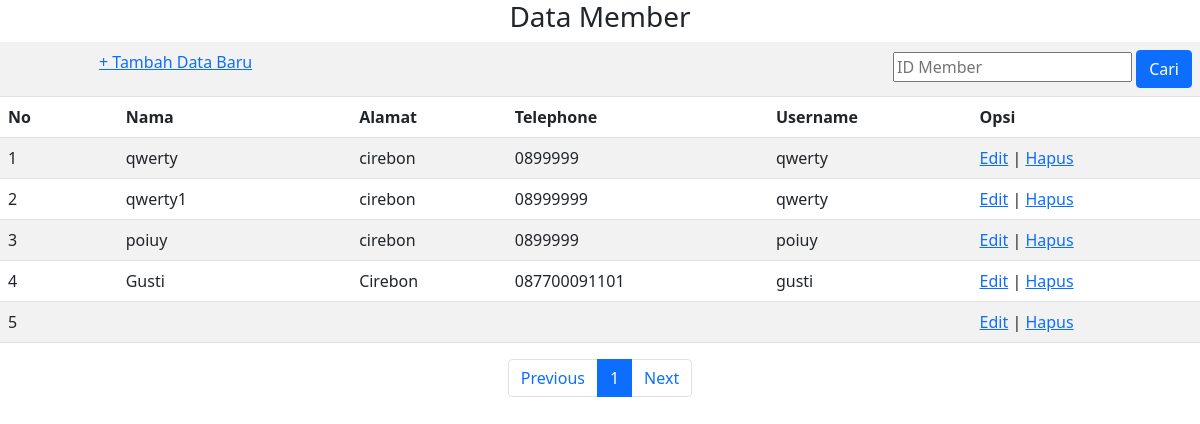
/perpustakaan/Member/index.php, run on the app's committed database.
### tables this page shows
CREATE TABLE `tb_member` (
  `idMember` int(12) NOT NULL,
  `namaMember` varchar(30) NOT NULL,
  `alamat` text NOT NULL,
  `telepon` varchar(15) NOT NULL,
  `username` varchar(20) NOT NULL,
  `password` varchar(20) NOT NULL
);

### perpustakaan/Member/index.php (the view, shortened to what this page needs)
<!DOCTYPE html>
<html>
<head>
	<link href="https://cdn.jsdelivr.net/npm/bootstrap@5.1.3/dist/css/bootstrap.min.css" rel="stylesheet">
</head>
<body>
	<h3 align="center">Data Member</h3>
	<table class="table table-striped table-hover">
		<tr>
			<td colspan="2" align="center">
				<a class="tombol" href="add.php">+ Tambah Data Baru</a>
			</td>
			<td colspan="4" align="right">
				<form action="index.php" method="post">
					<input type="text" name="cr" placeholder="ID Member">
					<input class="btn btn-primary" type="submit" name="cari" value="Cari">
				</form>
			</td>
		</tr>
		<tr>
			<th>No</th>
			<th>Nama</th>
			<th>Alamat</th>
			<th>Telephone</th>
			<th>Username</th>
			<th>Opsi</th>
		</tr>
		<?php
		include "../config.php";
		$batas = 5;
		$halaman = isset($_GET['halaman']) ? (int)$_GET['halaman'] : 1;
		$halaman_awal = ($halaman > 1) ? ($halaman * $batas) - $batas : 0;
		$previous = $halaman - 1;
		$next = $halaman + 1;
		$data = mysqli_query($mysqli, "select * from tb_member");
		$jumlah_data = mysqli_num_rows($data);
		$total_halaman = ceil($jumlah_data / $batas);
		if (isset($_POST['cari'])) {
			$idm = $_POST['cr'];
			if ($idm != "") {
				$sql = mysqli_query($mysqli, "SELECT * FROM tb_member where idMember='$idm' limit $halaman_awal, $batas");
			} else {
				$sql = mysqli_query($mysqli, "SELECT * FROM tb_member limit $halaman_awal, $batas");
			}
		} else {
			$sql = mysqli_query($mysqli, "SELECT * FROM tb_member limit $halaman_awal, $batas");
		}
		$nomor = 1;
		while ($data = mysqli_fetch_array($sql)) {
		?>
			<tr>
				<td><?php echo $nomor++; ?></td>
				<td><?php echo $data['namaMember']; ?></td>
				<td><?php echo $data['alamat']; ?></td>
				<td><?php echo $data['telepon']; ?></td>
				<td><?php echo $data['username']; ?></td>
				<td>
					<a class="edit" href="edit.php?id=<?php echo $data['idMember']; ?>">Edit</a> |
					<a class="hapus" href="delete.php?id=<?php echo $data['idMember']; ?>">Hapus</a>
				</td>
			</tr>
		<?php } ?>
	</table>
	<nav>
		<ul class="pagination justify-content-center">
			<li class="page-item">
				<a class="page-link" <?php if ($halaman > 1) {
											echo "href='?halaman=$previous'";
										} ?>>Previous</a>
			</li>
			<?php
			for ($x = 1; $x <= $total_halaman; $x++) {
				if ($x != $halaman) {
					echo "<li class='page-item'><a class='page-link' href='?halaman=$x'>$x</a></li>";
				} else {
					echo "<li class='page-item active'><a class='page-link' href='#'>$x </a></li>";
				}
			}
			?>
			<li class="page-item">
				<a class="page-link" <?php if ($halaman < $total_halaman) {
											echo "href='?halaman=$next'";
										} ?>>Next</a>
			</li>
		</ul>
	</nav>
</body>
</html>

### data on the page
tb_member: namaMember "qwerty", alamat "cirebon", telepon "0899999", username "qwerty"
tb_member: namaMember "qwerty1", alamat "cirebon", telepon "08999999", username "qwerty"
tb_member: namaMember "poiuy", alamat "cirebon", telepon "0899999", username "poiuy"
tb_member: namaMember "Gusti", alamat "Cirebon", telepon "087700091101", username "gusti"
